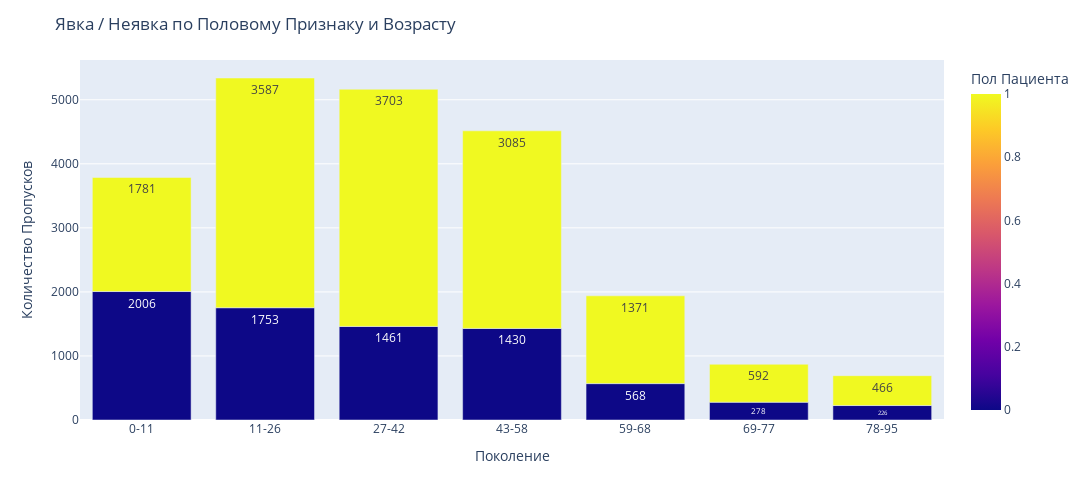

Notebook source saved alongside this figure:
### Code cell
#split the data by gender and age
by_agerange_n_sex = no_show_at_medical.groupby(by=['Gender', 'Age_Range'], as_index=False)[['No_Show']].sum().round()

#build a bar chart
fig = px.bar(
    data_frame=by_agerange_n_sex,
    x='Age_Range',
    y='No_Show',
    color='Gender', #stack by gender
    text = 'No_Show', 
    orientation='v'
)

#set characteristics
fig.update_layout(height=500,
                  width=1100,
                  xaxis_title_text='Поколение',
                  yaxis_title_text='Количество Пропусков',
                  coloraxis_colorbar_title_text = 'Пол Пациента',
                  title_text='Явка / Неявка по Половому Признаку и Возрасту'
)

fig.show()

#log the barchart
experiment.log_figure(figure=fig)

### Figure 1 — Plotly figure (JSON) as saved in the notebook; plotly's stock layout.template omitted (floating-point values rounded to 4 significant figures)
{"data": [{"alignmentgroup": "True", "hovertemplate": "Age_Range=%{x}<br>No_Show=%{text}<br>Gender=%{marker.color}<extra></extra>", "legendgroup": "", "marker": {"color": [0, 0, 0, 0, 0, 0, 0, 1, 1, 1, 1, 1, 1, 1], "coloraxis": "coloraxis", "pattern": {"shape": ""}}, "name": "", "offsetgroup": "", "orientation": "v", "showlegend": false, "text": [2006, 1753, 1461, 1430, 568, 278, 226, 1781, 3587, 3703, 3085, 1371, 592, 466], "textposition": "auto", "type": "bar", "x": ["0-11", "11-26", "27-42", "43-58", "59-68", "69-77", "78-95", "0-11", "11-26", "27-42", "43-58", "59-68", "69-77", "78-95"], "xaxis": "x", "y": [2006, 1753, 1461, 1430, 568, 278, 226, 1781, 3587, 3703, 3085, 1371, 592, 466], "yaxis": "y"}], "layout": {"barmode": "relative", "coloraxis": {"colorbar": {"title": {"text": "Пол Пациента"}}, "colorscale": [[0, "#0d0887"], [0.1111, "#46039f"], [0.2222, "#7201a8"], [0.3333, "#9c179e"], [0.4444, "#bd3786"], [0.5556, "#d8576b"], [0.6667, "#ed7953"], [0.7778, "#fb9f3a"], [0.8889, "#fdca26"], [1, "#f0f921"]]}, "height": 500, "legend": {"tracegroupgap": 0}, "margin": {"t": 60}, "title": {"text": "Явка / Неявка по Половому Признаку и Возрасту"}, "width": 1100, "xaxis": {"anchor": "y", "domain": [0, 1], "title": {"text": "Поколение"}}, "yaxis": {"anchor": "x", "domain": [0, 1], "title": {"text": "Количество Пропусков"}}}}
